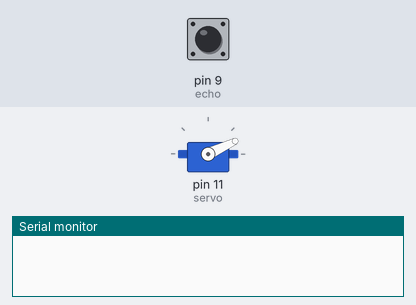
This sketch was run on a simulated Arduino Uno, built with avr-gcc and run on an emulated ATmega328P. Parts: servo, the last lines printed to the serial monitor. The test bench sets the inputs (shaded band); at power-on: pin 9 (echo) LOW.

Above: at 0.1 s.
1.3 s: pin 9 (echo) pulsed HIGH 5 times (0.12 s each, 0.3 s apart)
At 3.6 s:
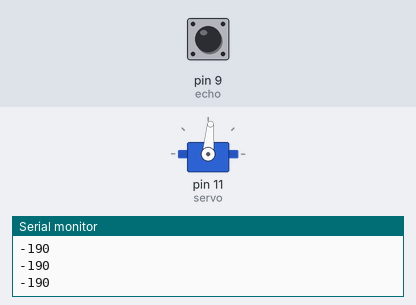
4.3 s: pin 9 (echo) pulsed HIGH 2 times (0.12 s each, 0.3 s apart)
At 11.6 s:
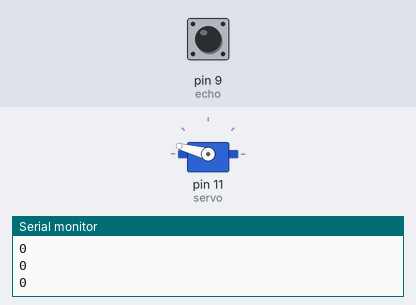
Timing chart, 0 to 16.9 s (numbered marks = the images above; inputs shaded):
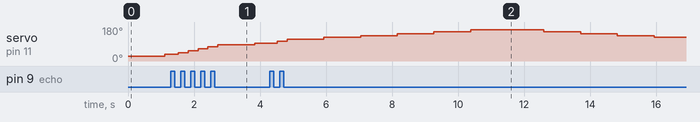

The sketch:

Ultrasom.ino
```cpp
#include<Servo.h>

int trig = 8;//pulso
int echo = 9;//resposta do pulso
int dt = 10;
 int flag=0;
Servo servo;

//int distance,duration;
void setup() {
  pinMode(trig, OUTPUT);
  pinMode(echo, INPUT);
  Serial.begin(9600);
  servo.attach(11);
}

void loop() {
//25-165

  if (flag == 0) {
    for (int p = 25; p <= 165; p = p + 10)
    {
      servo.write(p);
      delay(1);

      calc_dis();
      flag = 1;
      delay(100);
    }
  }
  if (flag == 1) {
    for (int p = 165; p >= 25; p = p - 10)
    {
      servo.write(p);
      delay(1);

      calc_dis();
      flag = 0;
      delay(100);
    }
  }
}

//This code is written to calculate the DISTANCE using ULTRASONIC SENSOR

int calc_dis()
{
  int duration, distance;
  digitalWrite(trig, HIGH);
  delay(dt);
  digitalWrite(trig, LOW);
  duration = pulseIn(echo, HIGH);
  distance = (duration / 2) / 29.1;
  Serial.println(distance);
  return distance;
}
```

Measured:
- by itself, servo on pin 11 (servo): rises from 95° to 165° in 5.9 s, then falls to 125° in 5.6 s
